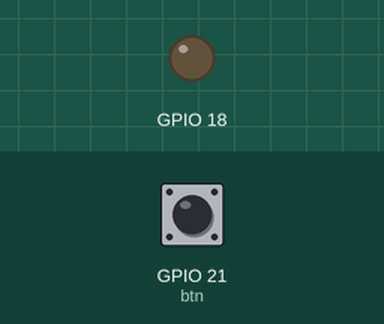
Recording of a program running on a simulated Raspberry Pi (BCM pin numbers). On the bench: output pins drawn as LEDs (lit = HIGH). The test bench sets the inputs (shaded band); at power-on: GPIO 21 (btn) LOW. What the program prints to the terminal is not drawn.

Above: at 1.2 s.
1.3 s: GPIO 21 (btn) pulled HIGH for 0.15 s
At 1.37 s:
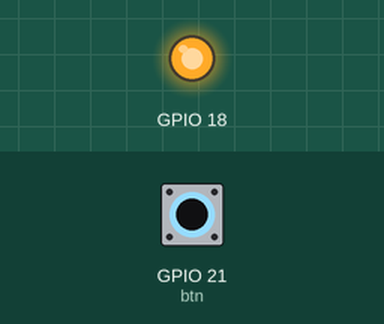
2.9 s: GPIO 21 (btn) pulled HIGH for 3.2 s
At 6.9 s:
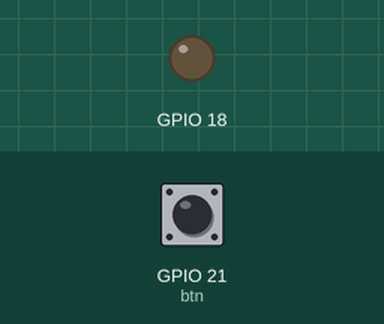
Timing chart, 0 to 8.4 s (numbered marks = the images above; inputs shaded):
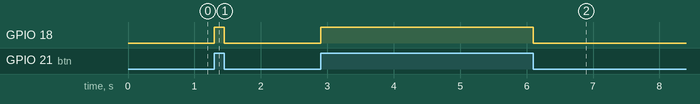

Measured:
- after the input at 1.3 s, GPIO 18: LOW → HIGH at once, → LOW 0.15 s later
- after the input at 2.9 s, GPIO 18: LOW → HIGH at once, → LOW 3.2 s later

The program:

ex02_btn.py
```python
# 버튼 눌렀을 때 LED 켜기

import RPi.GPIO as gp

gp.setmode(gp.BCM)

gp.setup(21, gp.IN)
gp.setup(18, gp.OUT)

try :
    while True :
        btn = gp.input(21)
        print(btn)

        gp.output(18, btn)

#         if (btn == 1) :
#             gp.output(18, gp.HIGH)
#         else :
#             gp.output(18, gp.LOW)

except KeyboardInterrupt :
    gp.cleanup()
```
